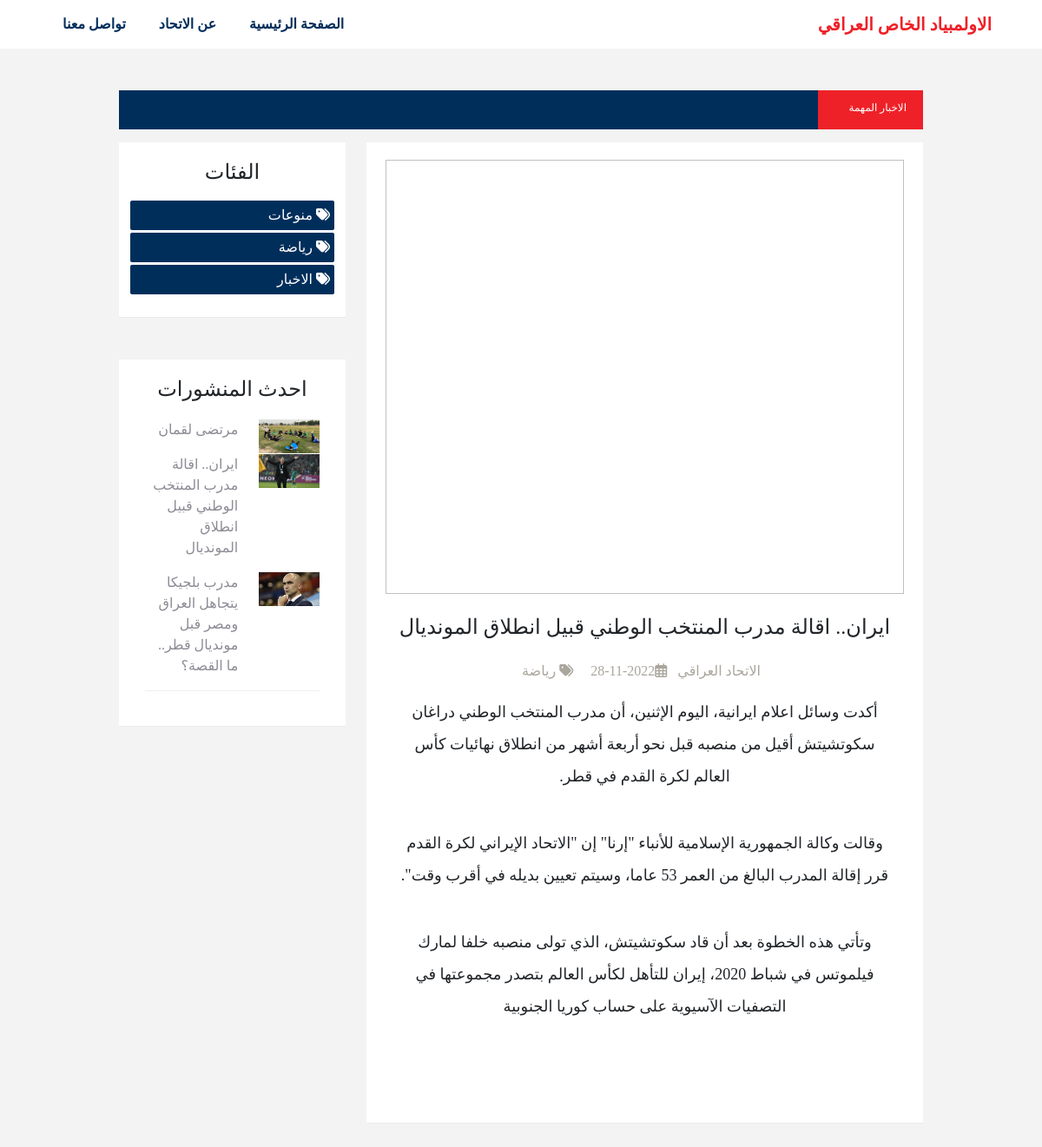
The app's page /details_post.php?id=156 with its own data.
### tables this page shows
CREATE TABLE `catigories` (
  `id` int(11) NOT NULL,
  `catigoryName` varchar(100) NOT NULL,
  `catigoryName_en` varchar(100) NOT NULL,
  `catigoryDate` datetime NOT NULL DEFAULT current_timestamp()
);

CREATE TABLE `posts` (
  `id` int(11) NOT NULL,
  `postTitle` varchar(200) NOT NULL,
  `postTitle_en` varchar(200) NOT NULL,
  `postCat` varchar(100) NOT NULL,
  `postImage` varchar(200) NOT NULL,
  `postContent` longtext NOT NULL,
  `postContent_en` longtext NOT NULL,
  `postDate` date NOT NULL DEFAULT current_timestamp(),
  `postAuthor` varchar(200) NOT NULL,
  `postAuthor_en` varchar(200) NOT NULL,
  `status` tinyint(4) NOT NULL,
  `type` tinyint(1) NOT NULL
);

### details_post.php (the view, shortened to what this page needs)
<?php include 'inc/header.php' ?>
<?php include 'inc/nav.php' ?>
<?php
if (isset($_GET['id']) && !empty($_GET['id'])) {
    global $con;
    $id = $_GET['id'];
    $query = "SELECT * FROM posts where id = '$id'";
    $res = mysqli_query($con, $query);
    $count = mysqli_num_rows($res);
    if ($count > 0) {
        $row = mysqli_fetch_assoc($res);
    } else {
        header("location:index.php");
    }
} else {
    header("location:index.php");
}
?>
<div class="content mt-5">
    <div class="container">
        <div class="row ">
            <?php include 'inc/title_news.php' ?>
            <div class="col-md-1"></div>
            <?php include 'inc/asid.php' ?>
            <div class="col-md-7">
                <div class="post text-center" dir="rtl">
                    <div class="post-image">
                        <a href="">
                            <img class="lazy-load" data-src="./admin/img/<?php echo $row['postImage']; ?>" alt="">
                        </a>
                    </div>
                    <div class="post-title mt-4 mb-4">
                        <h4>
                            <a> <?php echo $row['postTitle'] ?></a>
                        </h4>
                    </div>
                    <div class="post-details">
                        <div class="post-info">
                            <span> <?php echo $row['postAuthor'] ?></span>
                            <span><i class="far fa-calendar-alt"></i><?php echo $row['postDate'] ?></span>
                            <span>
                                <span><i class="fas fa-tags"></i>
                                    <?php
                                    $query_catigories = "SELECT * FROM catigories where id = '$row[postCat]' ORDER BY id DESC";
                                    $sql_catigories = mysqli_query($con, $query_catigories);
                                    $row_catigories = mysqli_fetch_assoc($sql_catigories);
                                    echo $row_catigories['catigoryName'];
                                    ?>
                                </span>
                        </div>
                    </div>
                    <div class="postContent p-3">
                        <?php echo $row['postContent'] ?>
                    </div>
                </div>
            </div>
            <div class="col-md-1"></div>
        </div>
    </div>
</div>
<?php include 'inc/footer.php' ?>

### inc/asid.php
<div class="col-md-3 ">
    <div class="catagories mb-5">
        <h4>الفئات</h4>
        <ul dir="rtl">
            <?php
            $query_catigories = "SELECT * FROM  catigories  ORDER BY id DESC";
            $sql_catigories = mysqli_query($con, $query_catigories);
            while ($row_catigories = mysqli_fetch_assoc($sql_catigories)) {
            ?>
                <li>
                    <a href="categories_post.php?categories=<?php echo $row_catigories['catigoryName'];?>">
                        <span><i class="fas fa-tags"></i></span>
                        <span><?php echo $row_catigories['catigoryName']; ?></span>
                    </a>
                </li>
            <?php
            }
            ?>
        </ul>
    </div>
    <div class="last-posts" dir="rtl">
        <h4 class="text-center">احدث المنشورات</h4>
        <div class="posts">
            <div class="row">
                <?php
                $query = "SELECT * FROM posts where status ='1'  ORDER BY id DESC LIMIT 3";
                $sql_post = mysqli_query($con, $query);
                while ($row_post = mysqli_fetch_assoc($sql_post)) {
                ?>
                    <div class=" col-md-5 ">
                        <a href="details_post.php?id=<?php echo $row_post['id']?>">
                            <img src="./admin/img/<?php echo $row_post['postImage'] ?>" alt="">
                        </a>
                    </div>
                    <div class="col-md-7 ">
                        <a href="details_post.php?id=<?php echo $row_post['id']?>">
                            <p> <?php echo $row_post['postTitle'] ?></p>
                        </a>
                    </div>
                <?php
                }
                ?>
            </div>
        </div>
    </div>
</div>

### assets/css/style.css (style rules this page uses)
:root { --bg1-color: #121227; --bg2-color: #101024; --yellow-color:#f3bc17; --pargraph-color:#8c8c96; --main-color: #002e5b; --brand-color:#ee2128; }
a, a:hover { text-decoration: none; }
body { margin: 0; padding: 0; box-sizing: border-box; background-color: #f3f3f3 !important; font-family: 'Baloo Bhaijaan 2', cursive !important; }
.content .post { background-color: #FFF; padding: 20px 22px; border-bottom: 1px solid #EAEAEA; margin-bottom: 30px; transition: 0.3s ease; }
.post-image { width: 100%; }
.post-image img { width: 100%; height: 500px; }
.post .post-details .post-info { color: #aaa69d; font-weight: 500; direction: rtl; }
.post .post-details .post-info span { margin-right: 8px; }
.catagories { background-color: #FFF; border-bottom: 1px solid #EAEAEA; padding: 20px 10px; }
.catagories h4 { text-align: center; border-bottom: 1px solid var(--second-color); padding-bottom: 10px; }
.catagories ul { list-style: none; padding: 0; margin: 6px 3px; }
.catagories ul li { background-color: var(--main-color); margin-bottom: 3px; border-radius: 2px; padding: 5px; }
.catagories ul li a { color: #FFF; }
.last-posts { background-color: #FFF; border-bottom: 1px solid #EAEAEA; padding: 20px 10px; margin-bottom: 40px; }
.last-posts .posts { margin: 20px; border-bottom: 1px solid #eee; }
.last-posts .posts p { color: #8c8c96; text-align: right; }
.last-posts .posts img { width: 100%; }
.postContent { font-size: 21px; }
* { box-sizing: border-box; }
.container { position: relative; }
.row:after { content: ""; display: table; clear: both; }

### records on screen
catigories: catigoryName "منوعات"
catigories: catigoryName "رياضة"
catigories: catigoryName "الاخبار"
posts: postImage (picture), postTitle "مرتضى لقمان"
posts: postImage (picture), postTitle "ايران.. اقالة مدرب المنتخب الوطني قبيل انطلاق المونديال", postAuthor "الاتحاد العراقي", postDate "2022-11-28", postContent "أكدت وسائل اعلام ايرانية، اليوم الإثنين، أن مدرب المنتخب الوطني دراغان سكوتشيتش أقيل من منصبه قبل نحو أربعة أشهر من انطلاق نهائيات كأس العالم لكرة القدم في قطر. وقالت وكالة الجمهورية الإسلامية للأنباء \"إرنا\" إن \"الاتحاد الإيراني لكرة القدم قرر إقالة المدرب البالغ من العمر 53 عاما، وسيتم تعيين بديله في أقرب وقت\". وتأتي هذه الخطوة بعد أن قاد سكوتشيتش، الذي تولى منصبه خلفا ل‍مارك فيلموتس في شباط 2020، إيران للتأهل لكأس العالم بتصدر مجموعتها في التصفيات الآسيوية على حساب كوريا الجنوبية"
posts: postImage (picture), postTitle "مدرب بلجيكا يتجاهل العراق ومصر قبل مونديال قطر.. ما القصة؟"
